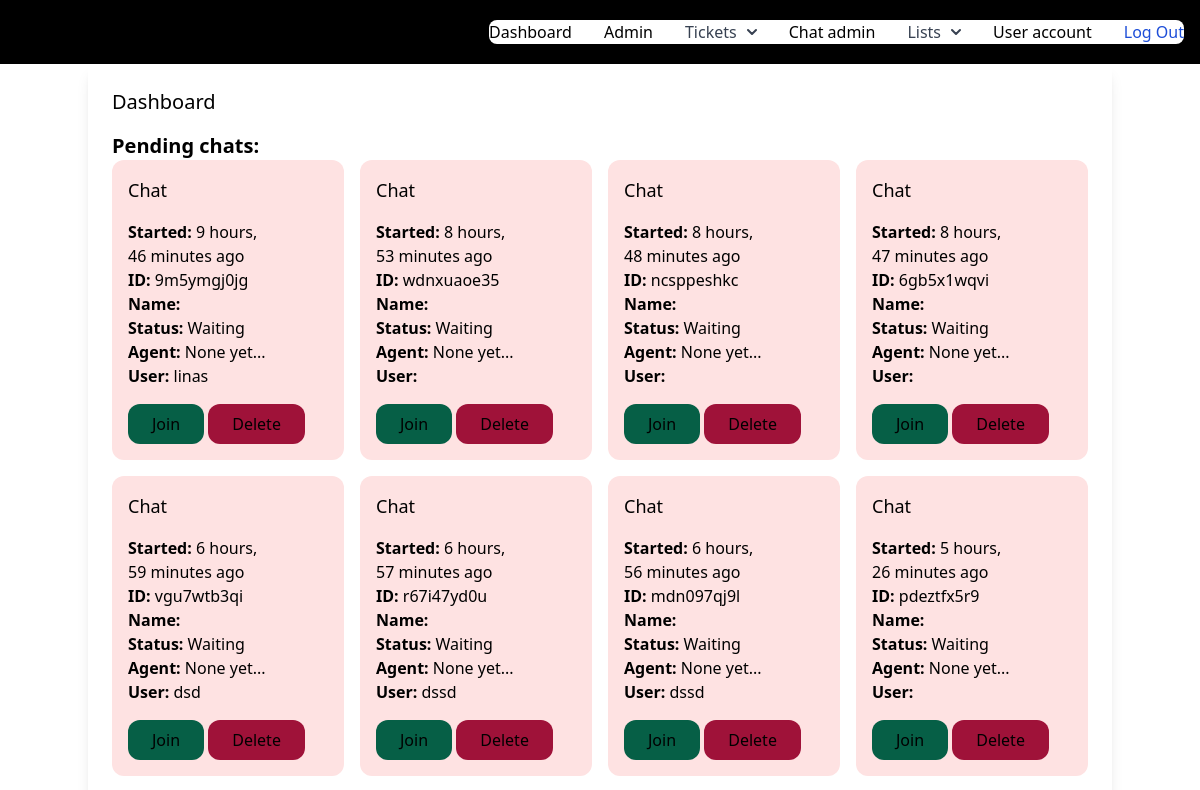
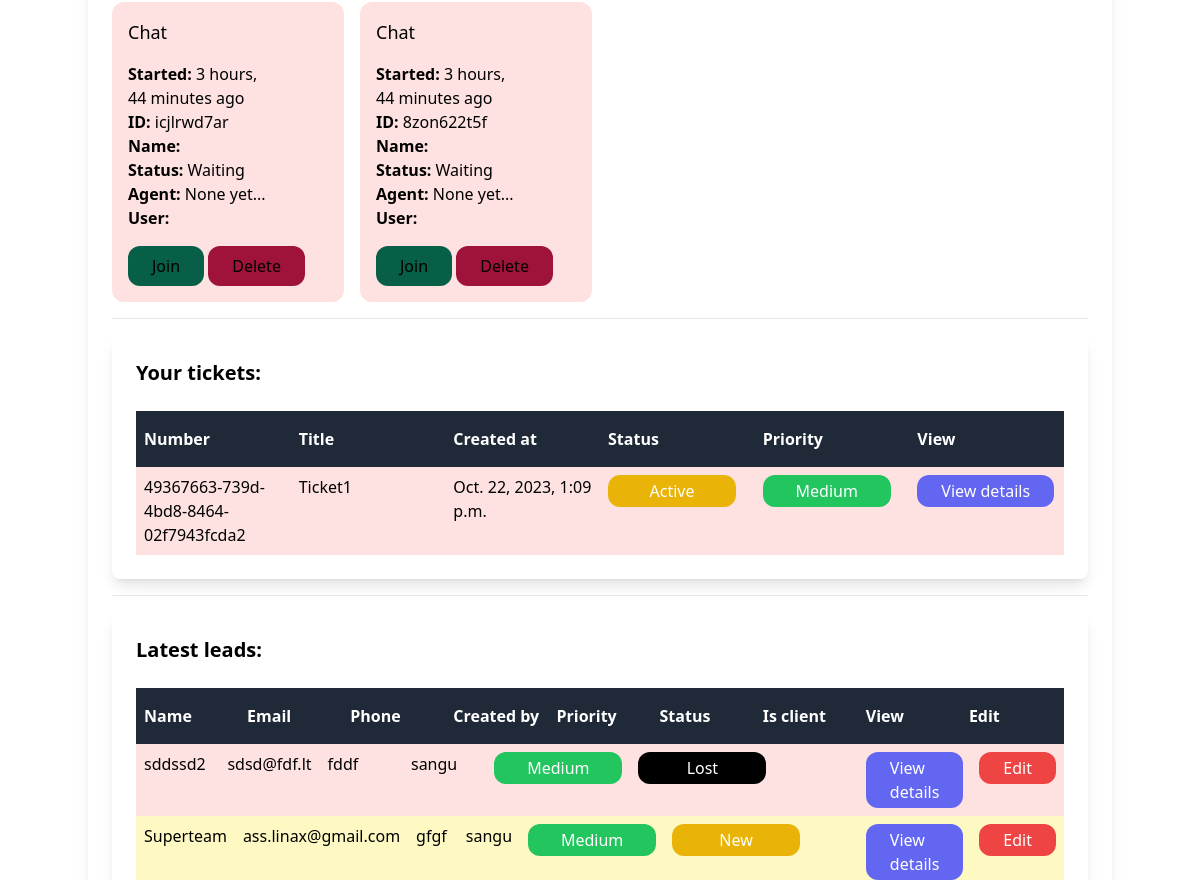
The app's page /dashboard/ (signed in, upper part), older data (2 pictures, top to bottom).
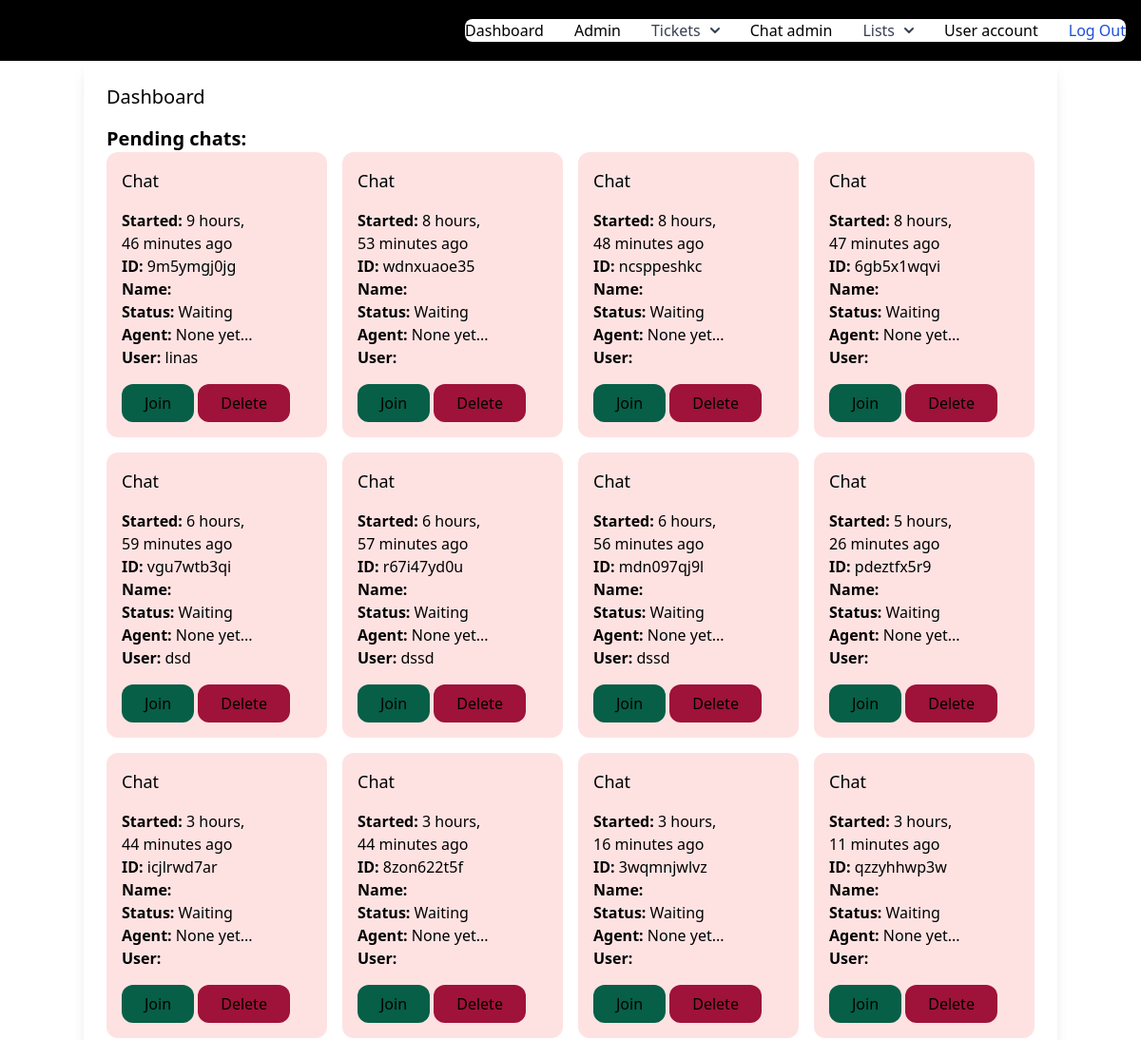
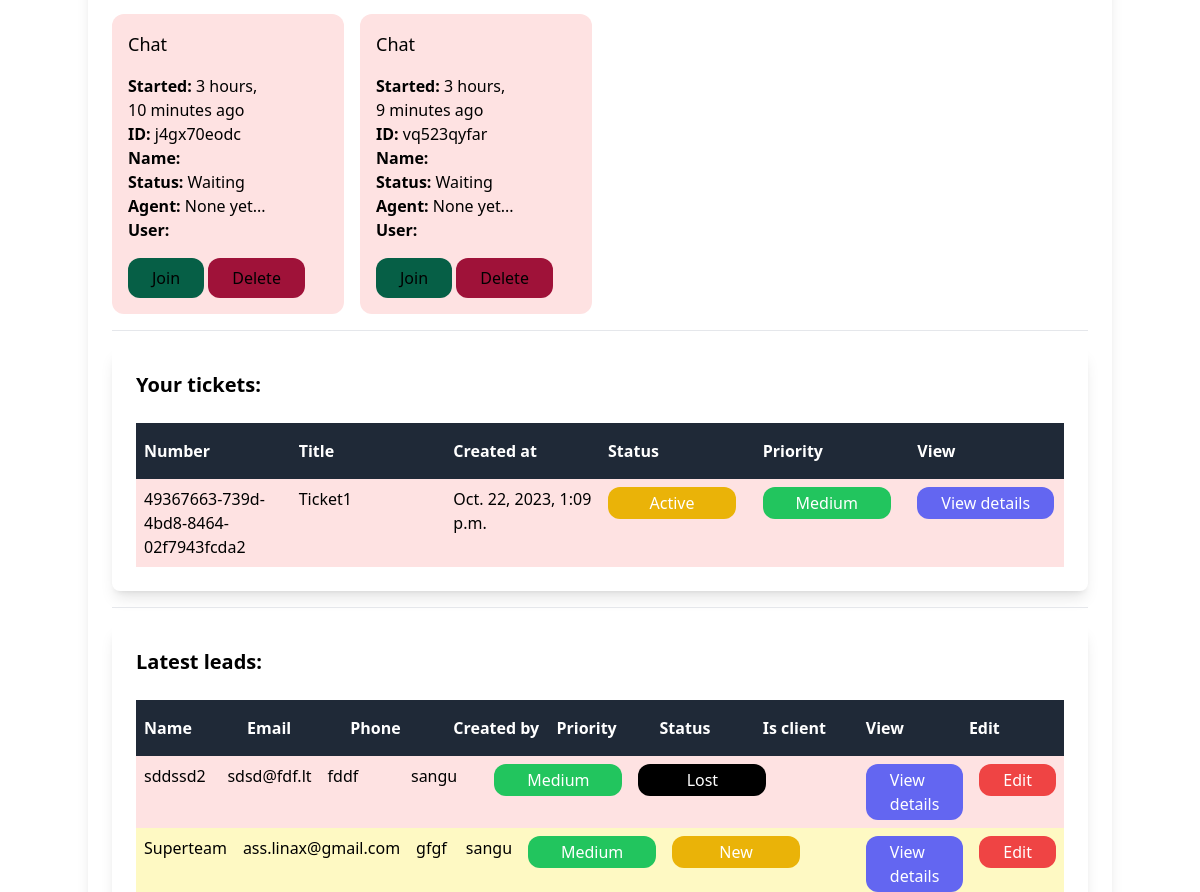
The same page, newer data (2 pictures, top to bottom).
### chat/models.py (models this page shows, shortened)
class Room(models.Model):
    ACTIVE = 'active'
    WAITING = 'waiting'
    CLOSED = 'closed'
    CHOICES_STATUS = (
        (ACTIVE, 'Active'),
        (WAITING, 'Waiting'),
        (CLOSED, 'Closed'),
    )
    uuid = models.CharField(max_length=255)
    chat_user = models.CharField(max_length=255)
    agent = models.ForeignKey(User, related_name='rooms', blank=True, null=True, on_delete=models.SET_NULL)
    messages = models.ManyToManyField(Message, blank=True)
    url = models.CharField(max_length=255, blank=True, null=True)
    status = models.CharField(max_length=15, choices=CHOICES_STATUS, default=WAITING)
    created_at = models.DateTimeField(auto_now_add=True)
    class Meta:
        ordering = ('created_at',)

### ticket/models.py (models this page shows, shortened)
class Ticket(models.Model):
    ACTIVE = 'active'
    COMPLETED = 'completed'
    PENDING = 'pending'
    CHOICES_STATUS = (
        (ACTIVE, 'Active'),
        (COMPLETED, 'Completed'),
        (PENDING, 'Pending'),
    )
    LOW = 'low'
    MEDIUM = 'medium'
    HIGH = 'high'
    CHOICES_PRIORITY = (
        (LOW, 'Low'),
        (MEDIUM, 'Medium'),
        (HIGH, 'High'),
    )
    ticket_number = models.UUIDField(default=uuid.uuid4)
    title = models.CharField(max_length=100)
    description = models.TextField(blank=True, null=True)
    created_by = models.ForeignKey(User, related_name='tickets', on_delete=models.CASCADE)
    created_at = models.DateTimeField(auto_now_add=True)
    modified_at = models.DateTimeField(auto_now=True)
    assign_to = models.ForeignKey(User, on_delete=models.DO_NOTHING, null=True, blank=True)
    is_resolved = models.BooleanField(default=False)
    accepted_at = models.DateTimeField(null=True, blank=True)
    closed_at = models.DateTimeField(null=True, blank=True)
    status = models.CharField(max_length=15, choices=CHOICES_STATUS, default=PENDING)
    priority = models.CharField(max_length=15, choices=CHOICES_PRIORITY, default=MEDIUM)

### leads/models.py (models this page shows, shortened)
class Lead(models.Model):
    LOW = 'low'
    MEDIUM = 'medium'
    HIGH = 'high'
    CHOICES_PRIORITY = (
        (LOW, 'Low'),
        (MEDIUM, 'Medium'),
        (HIGH, 'High'),
    )
    NEW = 'new'
    CONTACTED = 'contacted'
    WON = 'won'
    LOST = 'lost'
    CHOICES_STATUS = (
        (NEW, 'New'),
        (CONTACTED, 'Contacted'),
        (WON, 'Won'),
        (LOST, 'Lost'),
    )
    team = models.ForeignKey(Team, related_name='leads', on_delete=models.CASCADE, null=True, blank=True)
    name = models.CharField(max_length=255)
    email = models.EmailField(null=True, blank=True)
    phone = models.CharField(max_length=100, null=True, blank=True)
    description = models.TextField(blank=True, null=True)
    priority = models.CharField(max_length=10, choices=CHOICES_PRIORITY, default=MEDIUM)
    status = models.CharField(max_length=10, choices=CHOICES_STATUS, default=NEW)
    is_client = models.BooleanField(default=False)
    created_by = models.ForeignKey(User, related_name='leads', on_delete=models.CASCADE)
    created_at = models.DateTimeField(auto_now_add=True)
    modified_at = models.DateTimeField(auto_now=True)

### user/models.py (models this page shows)
class User(AbstractUser):
    phone = models.TextField(blank=True, null=True)
    is_customer = models.BooleanField(default=True)
    is_manager = models.BooleanField(default=False)

### dashboard/views.py (the view)
# urls.py: path('dashboard/', include('userprofile.urls')),
@login_required
def dashboard(request):
    if request.user.is_manager:
        team = request.user.userprofile.active_team
        leads = Lead.objects.filter(team=team).order_by('-created_at')[0:5]
        clients = Client.objects.filter(team=team).order_by('-created_at')[0:5]
        tickets = Ticket.objects.filter(assign_to=request.user, is_resolved=False)[0:5]
        rooms = Room.objects.filter(status=Room.WAITING)
        return render(request, 'dashboard/dashboard.html', {
            'leads': leads,
            'clients': clients,
            'tickets': tickets,
            'rooms': rooms,
        })
    if request.user.is_customer:
        tickets = Ticket.objects.filter(created_by=request.user, is_resolved=False)[0:5]
        return render(request, 'dashboard/dashboard.html', {
            'tickets': tickets,
        })

### team/context_processors.py (called while the page is built)
def active_team(request):
    if request.user.is_authenticated:
        if request.user.userprofile.active_team:
            active_team = request.user.userprofile.active_team
        else:
            active_team = Team.objects.filter(created_by=request.user)[0]
    else:
        active_team = None
    return {'active_team': active_team}

### dashboard/templates/dashboard/dashboard.html (shortened to what the changed rows need)
{% extends 'app/base.html'  %}
{% block content %}
{% if request.user.is_manager %}
<div class="container mx-auto shadow-lg rounded-lg py-6 px-6">
    <h1 class="mb-4 text-xl">Dashboard</h1>
    <h1 class="text-xl font-semibold">Pending chats:</h1>
    <div class="grid grid-cols-4 gap-4">
        {% for room in rooms %}
        <div class="p-4 rounded-xl {% if room.status == 'waiting' %}bg-red-100{% elif room.status == 'active' %}bg-yellow-100{% else %}bg-gray-100{% endif %}">
            <h3 class="mb-4 text-lg">Chat</h3>
            <p>
                <b>Started: </b>{{ room.created_at|timesince }} ago<br>
                <b>ID: </b>{{ room.uuid }}<br>
                <b>Name: </b>{{ room.client }}<br>
                <b>Status: </b>{{ room.get_status_display }}<br>
                <b>Agent: </b>{% firstof room.agent.username 'None yet...' %}<br>
                <b>User: </b>{{ room.chat_user }}<br>
            </p>
            <a href="{% url 'chat:room' room.uuid %}" class="mt-4 inline-block py-2 px-6 bg-emerald-800 text-black rounded-xl">Join</a>
            <a href="{% url 'chat:delete' room.uuid %}" class="mt-4 inline-block py-2 px-6 bg-rose-800 text-black rounded-xl">Delete</a>
        </div>
        {% empty %}
        <p>No chat rooms pending</p>
        {% endfor %}
    </div>
    <div class="container mx-auto shadow-lg rounded-lg py-6 px-6">
        <h1 class="text-xl font-semibold">Your tickets:</h1>
        {% for ticket in tickets %}
        <div class="flex justify-between">
            <p class="py-2 px-2 w-full {% cycle 'bg-red-100' 'bg-yellow-100' %}">
                {{ ticket.ticket_number }}
            </p>
            <p class="py-2 px-2 w-full {% cycle 'bg-red-100' 'bg-yellow-100' %}">
                {{ ticket.title }}
            </p>
            <p class="py-2 px-2 w-full {% cycle 'bg-red-100' 'bg-yellow-100' %}">
                {{ ticket.created_at }}
            </p>
            <p class="py-2 px-2 w-full {% cycle 'bg-red-100' 'bg-yellow-100' %}">
                {% if ticket.status == 'active' %}
                <span class="inline-block py-1 px-6 bg-yellow-500 rounded-xl text-white w-32 text-center">{{ ticket.get_status_display }}</span>
                {% elif ticket.status == 'completed' %}
                <span class="inline-block py-1 px-6 bg-black rounded-xl text-white w-32 text-center">{{ ticket.get_status_display }}</span>
                {% elif ticket.status == 'pending' %}
                <span class="inline-block py-1 px-6 bg-red-500 rounded-xl text-white w-32 text-center">{{ ticket.get_status_display }}</span>
                {% endif %}
            </p>
            <p class="py-2 px-2 w-full {% cycle 'bg-red-100' 'bg-yellow-100' %}">
                {% if ticket.priority == 'low' %}
                <span class="inline-block py-1 px-6 bg-yellow-500 rounded-xl text-white w-32 text-center">{{ ticket.get_priority_display }}</span>
                {% elif ticket.priority == 'medium' %}
                <span class="inline-block py-1 px-6 bg-green-500 rounded-xl text-white w-32 text-center">{{ ticket.get_priority_display }}</span>
                {% elif ticket.priority == 'high' %}
                <span class="inline-block py-1 px-6 bg-red-500 rounded-xl text-white w-32 text-center">{{ ticket.get_priority_display }}</span>
                {% endif %}
            </p>
            <p class="py-2 px-2 w-full {% cycle 'bg-red-100' 'bg-yellow-100' %}">
                <a href="{% url 'tickets:detail' ticket.id %}" class="inline-block py-1 px-6 bg-indigo-500 rounded-xl text-white">View details</a>
            </p>
        </div>
        {% empty %}
        <p>You have no tickets</p>
        {% endfor %}
    </div>
    <div class="container mx-auto shadow-lg rounded-lg py-6 px-6">
        <h1 class="text-xl font-semibold">Latest leads:</h1>
        {% if leads %}
        {% for lead in leads %}
        <div class="flex justify-between">
            <p class="py-2 px-2 w-full {% cycle 'bg-red-100' 'bg-yellow-100' %}">
                {{ lead.name }}
            </p>
            <p class="py-2 px-2 w-full {% cycle 'bg-red-100' 'bg-yellow-100' %}">
                {{ lead.email }}
            </p>
            <p class="py-2 px-2 w-full {% cycle 'bg-red-100' 'bg-yellow-100' %}">
                {{ lead.phone }}
            </p>
            <p class="py-2 px-2 w-full {% cycle 'bg-red-100' 'bg-yellow-100' %}">
                {{ lead.created_by }}
            </p>
            <p class="py-2 px-2 w-full {% cycle 'bg-red-100' 'bg-yellow-100' %}">
                {% if lead.priority == 'low' %}
                <span class="inline-block py-1 px-6 bg-yellow-500 rounded-xl text-white w-32 text-center">{{ lead.get_priority_display }}</span>
                {% elif lead.priority == 'medium' %}
                <span class="inline-block py-1 px-6 bg-green-500 rounded-xl text-white w-32 text-center">{{ lead.get_priority_display }}</span>
                {% elif lead.priority == 'high' %}
                <span class="inline-block py-1 px-6 bg-red-500 rounded-xl text-white w-32 text-center">{{ lead.get_priority_display }}</span>
                {% endif %}
            </p>
            <p class="py-2 px-2 w-full {% cycle 'bg-red-100' 'bg-yellow-100' %}">
                {% if lead.status == 'new' %}
                <span class="inline-block py-1 px-6 bg-yellow-500 rounded-xl text-white w-32 text-center">{{ lead.get_status_display }}</span>
                {% elif lead.status == 'contacted' %}
                <span class="inline-block py-1 px-6 bg-green-500 rounded-xl text-white w-32 text-center">{{ lead.get_status_display }}</span>
                {% elif lead.status == 'won' %}
                <span class="inline-block py-1 px-6 bg-blue-500 rounded-xl text-white w-32 text-center">{{ lead.get_status_display }}</span>
                {% elif lead.status == 'lost' %}
                <span class="inline-block py-1 px-6 bg-black rounded-xl text-white w-32 text-center">{{ lead.get_status_display }}</span>
                {% endif %}
            </p>
            <p class="py-2 px-2 w-full {% cycle 'bg-red-100' 'bg-yellow-100' %}">
            </p>
            <p class="py-2 px-2 w-full {% cycle 'bg-red-100' 'bg-yellow-100' %}">
                <a href="{% url 'leads:detail' lead.id %}" class="inline-block py-1 px-6 bg-indigo-500 rounded-xl text-white">View details</a>
            </p>
            <p class="py-2 px-2 w-full {% cycle 'bg-red-100' 'bg-yellow-100' %}">
                <a href="{% url 'leads:edit' lead.id %}" class="inline-block py-1 px-6 bg-red-500 rounded-xl text-white">Edit</a>
            </p>
        </div>
        {% endfor %}
        {% else %}
        <p class="mt-6 px-2">There are no leads in the database yet...</p>
        {% endif %}
    </div>
</div>
{% endif %}
{% endblock %}

Row changes from the older to the newer data that the page shows:
added Room: created_at "3 hours, 16 minutes", uuid "3wqmnjwlvz", status "Waiting", agent "None yet..."
added Room: created_at "3 hours, 11 minutes", uuid "qzzyhhwp3w", status "Waiting", agent "None yet..."
added Room: created_at "3 hours, 10 minutes", uuid "j4gx70eodc", status "Waiting", agent "None yet..."
added Room: created_at "3 hours, 9 minutes", uuid "vq523qyfar", status "Waiting", agent "None yet..."
